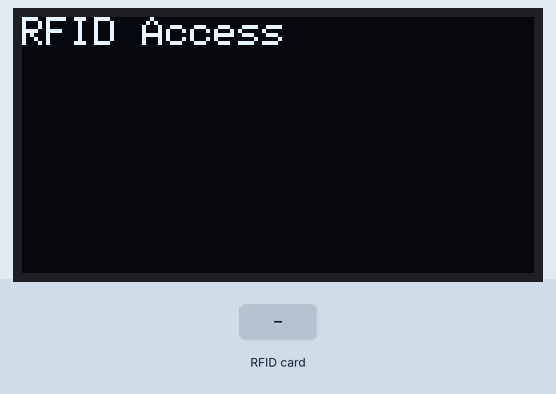
Bench run of a sketch on a simulated ESP32. On the bench: 128×64 one-colour display. The inputs (shaded band) are chosen by the test bench. What the sketch prints to the serial monitor is not drawn.

Above: at 1.3 s.
1.4 s: RFID card B3 53 59 28 held to the reader
At 2.1 s:
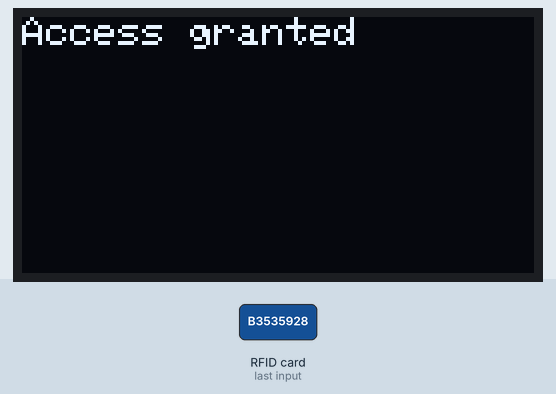
2.9 s: RFID card 5E 7A 19 C4 held to the reader
At 4.7 s:
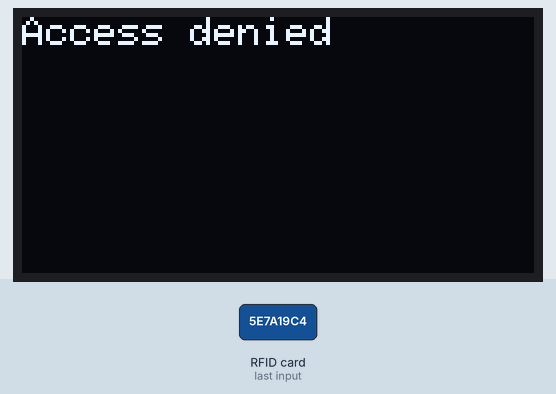
Timing chart, 0 to 6.2 s (numbered marks = the images above; inputs shaded):
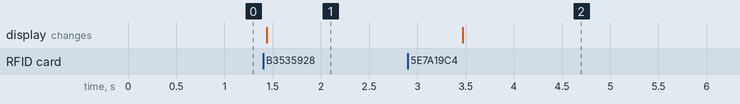

The sketch:

ChatGPT_rfid_access_code.ino
```cpp
#include <SPI.h>
#include <MFRC522.h>
#include <Wire.h>
#include <Adafruit_GFX.h>
#include <Adafruit_SSD1306.h>

#define SS_PIN 5
#define RST_PIN 2
#define OLED_WIDTH 128
#define OLED_HEIGHT 64

MFRC522 rfid(SS_PIN, RST_PIN);
Adafruit_SSD1306 display(OLED_WIDTH, OLED_HEIGHT, &Wire, -1);

String authorizedUID = "b3 53 59 28"; // Replace with your RFID card UID

void setup() {
  Serial.begin(115200);

  // Initialize RFID
  SPI.begin();
  rfid.PCD_Init();

  // Initialize OLED
  if (!display.begin(SSD1306_SWITCHCAPVCC, 0x3C)) {
    Serial.println(F("SSD1306 allocation failed"));
    for (;;);
  }

  display.clearDisplay();
  display.setTextSize(1);
  display.setTextColor(WHITE);
  display.setCursor(0, 0);
  display.println("RFID Access");
  display.display();

  Serial.println("Place your RFID card near the reader...");
}

byte identificationStatus = 0;

void loop() {

  if (!rfid.PICC_IsNewCardPresent() || !rfid.PICC_ReadCardSerial()) {
    return;
  }

  String readUID = "";
  for (byte i = 0; i < rfid.uid.size; i++) {
    readUID += String(rfid.uid.uidByte[i] < 0x10 ? "0" : "");
    readUID += String(rfid.uid.uidByte[i], HEX);
    if (i < rfid.uid.size - 1) readUID += " ";
  }

  Serial.print("Card UID: ");
  Serial.println(readUID);

  display.clearDisplay();
  display.setCursor(0, 0);
  if (readUID.equalsIgnoreCase(authorizedUID)) {
    display.println("Access granted");
    Serial.println("Access granted");
  } else {
    display.println("Access denied");
    Serial.println("Access denied");
  }
  display.display();

  delay(2000);
  rfid.PICC_HaltA();
  rfid.PCD_StopCrypto1();
}
```

Measured:
- after the input at 1.4 s, the display: changes at once (image 1)
- after the input at 2.9 s, the display: changes after 0.57 s (image 2)
